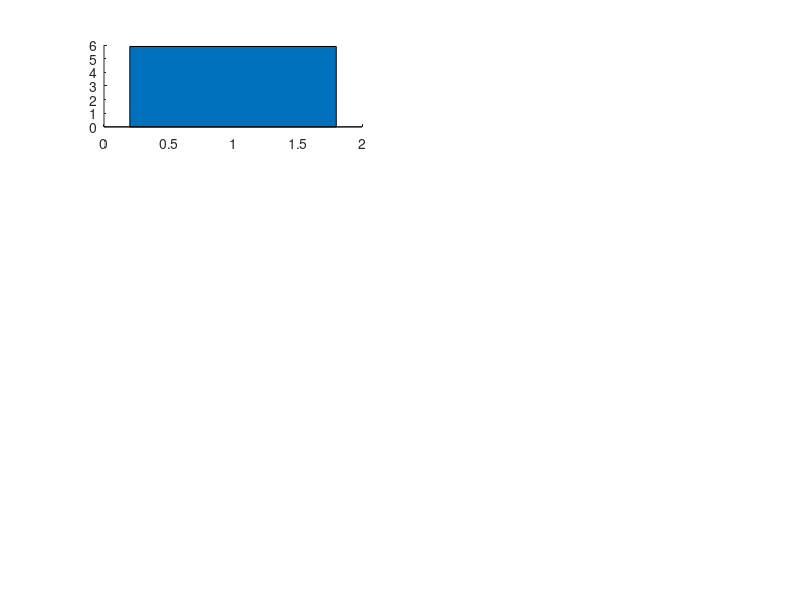

This figure's MATLAB source: (Note: this script raises an error after producing the figure.)

%%%%%%%%%%%%%%%%%%%%%%%%%%%%%%%%%%%%%%%%%%%%%%%%%%%%%%%%%%%%%%%%%%%%%
function [] = hybrid_plot_io_studies1and2;

cd('C:\matlab_files\fiance\parameter_recovery\beta_fixed_code\Model_fitting_hybrid_study');

addpath(genpath('C:\matlab_files\fiance\parameter_recovery\beta_fixed_code\Model_fitting_hybrid_study\plotSpread'));

%This version does not produce sensible results and there should be at
%least one error in the function that gets participant data. I've replaced
%this version with hybrid_plot_fit_studies1and2_ll.m

%hybrid_plot_fit_studies1and2.m Based on hybrid_plot_fit_studies1and2.m, modified to fit beta parameter
%and get log likelihood for the different "io-like" models.

%hybrid_plot_io_studies1and2.m Based on model_fitting_hybrid_study.m, this makes new figures of hybrid
%conditions, using newly debugged code that operates directly on the raw
%data. Hopefully these will be the figure-worthy ones in the end for the
%Communications Psychology revisions.

compute_data = 0;

if compute_data == 1;
    
    %set up a matrix to tell the program what to run
    %put them in order you'd like to see their plots appear
    %col1 -- 1: baseline pilot 1, 2: full pilot, 3: baseline, 4: full, 5: ratings, 6:squares, 7: timing
    %cols 2 and 3 -- 1 run continuous reward scheme for sub, obj
    %cols 4 and 5 -- 1 run 3-rank scheme for sub, obj
    run_studies = [ ...
        2 1 1 1 1; ...
        4 1 1 1 1; ...
        5 1 1 1 1; ...
        1 0 1 0 1; ...
        3 0 1 0 1; ...
        6 0 1 0 1; ...
        7 0 1 0 1; ...
        8 0 1 0 1;
        ];
    
    data.num_studies = numel(unique(run_studies(:,1)));
    data.run_studies = run_studies;
    
    for study = 1:data.num_studies;
        
        study_id = data.run_studies(study,1);
        
        data.study(study).study_id = study_id;
        
        %Now get data for every model requested
        clear models_pick
        models_pick = find(data.run_studies(study,2:end)==1);
        
        for model = 1:numel(models_pick);
            
            %identify model info based pn pick
            subjective_vals = 0;
            if models_pick(model) == 1 | models_pick(model) == 3;
                subjective_vals = 1;
            end;
            
            payoff_scheme = 0;
            if models_pick(model) == 1 | models_pick(model) == 2;
                payoff_scheme = 1;
            end;
            
            %now returns (preserving legacy variable names):
            %"mean ratings" which is actually 90*num_subs lists of phase 1 ratings
            %seq_vals, which is 6*8*num_subs lists of sequence values and
            %output, which is now 6*num_subs number of subject draws for each sequence
            [mean_ratings_all seq_vals_all output_all ranks_all] = ...
                get_sub_data( ...
                study_id, ...
                subjective_vals, ...
                payoff_scheme ...
                );
            
            %participant samples
            data.study(study).samples = output_all;
            data.study(study).ranks = ranks_all;
            
            %model metadata
            data.study(study).model(model).models_pick = models_pick(model);
            data.study(study).model(model).subjective_vals = subjective_vals;
            data.study(study).model(model).payoff_scheme = payoff_scheme;
            data.study(study).model(model).prior_vals = mean_ratings_all;
            data.study(study).model(model).seq_vals = seq_vals_all;
            
            %model samples, ranks, fitted parameter (beta) and log
            %likelihood (in fmodel-specific fields in data)
            disp('RUNNING MODEL NOW');
            data = fit_models(data);
            
        end;    %models loop
        
    end;    %loop through studies
    
    save('hybrid_plot_fit_results_v2.mat','data'); %takes a long time to run and I might want to skip to here and load data later
    
else
    
    load('hybrid_plot_fit_results_v1.mat','data'); %takes a long time to run and I might want to skip to here and load data later
    
end;    %Do I want to run all the models (can take a while or load pre-run file?

plot_results(data);


disp('audi5000')
%%%%%%%%%%%%%%%%%%%%%%%%%%%%%%%%%%%%%%%%%%%%%%%%%%%







%%%%%%%%%%%%%%%%%%%%%%%%%%%%%%%%%%%%%%%%%%%%%%%%%%%%%%%%%%%%%%%%%%%%%%%%%%%
function data = fit_models(data)

%Does model for whatever the last study and model saved in data was (so can be evoked
%in a loop through studies/models

fprintf('');

run_study = size(data.study,2); %which study to process?
run_model = size(data.study(run_study).model,2); %which model to process?


num_subs = size(data.study(run_study).model(run_model).seq_vals,3);
num_seqs = size(data.study(run_study).model(run_model).seq_vals,1);

%the only parameter is beta, with starting value equals no noise
%Starting value of beta is zero because exp(0) = 1, or no noise. We use
%exp(params) to ensure the beta enering softmax is always positive.
params = 0;

for subject = 1:num_subs;
    
    fprintf(' subject %d ,',subject);
    
    %get beta that yields best ll for this model and this subject
    [data.study(run_study).model(run_model).estimated_params(subject,:) ...
        ,  data.study(run_study).model(run_model).ll(subject,:) ...
        , exitflag, search_out] = ...
        fminsearch(  @(params) run_models( params, subject, data ), params);
    
    %get action values, samples and ranks for a model using best-fitting parameter
    data = ...
        get_model_performance( ...
        data.study(run_study).model(run_model).estimated_params(subject,:), ...
        subject, ...
        data ...
        );

end;    %loop through subjects

 fprintf('\n');
%%%%%%%%%%%%%%%%%%%%%%%%%%%%%%%%%%%%%%%%%%%%%%%%%%%%%%%%%%%%%%%%%%%%%%%%%%%


%%%%%%%%%%%%%%%%%%%%%%%%%%%%%%%%%%%%%%%%%%%%%%%%%%%%%%%%%%%%%%%%%%%%%%%%%%%
function data = get_model_performance(params,subject,data);

run_study = size(data.study,2); %which study to process?
run_model = size(data.study(run_study).model,2); %which model to process?

num_subs = size(data.study(run_study).model(run_model).seq_vals,3);
num_seqs = size(data.study(run_study).model(run_model).seq_vals,1);

clear prior;
prior.mu = mean(log(data.study(run_study).model(run_model).prior_vals(:,subject)+1));
prior.var = var(log(data.study(run_study).model(run_model).prior_vals(:,subject)+1));
if prior.var == 0;
    prior.var = eps;
end;
prior.kappa= 2;
prior.nu = 1;

b = exp(params);    %constrain b to be positive

for seq = 1:num_seqs;
    
    clear list choiceCont choiceStop difVal
    list.vals = log(data.study(run_study).model(run_model).seq_vals(seq,:,subject)+1);
    list.length = numel(list.vals);
    list.Cs = 0;
    list.payoff_scheme = data.study(run_study).model(run_model).payoff_scheme;
    list.flip = 1;
    
    [choiceStop, choiceCont, difVal] = analyzeSecretary_nick_2023a(prior,list);
    
    choiceValues = [choiceCont; choiceStop]';
    
    %I need number of draws for this subject and sequence to compare against model
    listDraws = data.study(run_study).samples(seq,subject);
    
    for drawi = 1 : size(list.vals,2);
        %cprob seqpos*choice(draw/stay)
        cprob(drawi, :) = exp(b*choiceValues(drawi, :))./sum(exp(b*choiceValues(drawi, :)));
    end;
    
     cprob(end,2) = Inf; %ensure stop choice on final sample.
     
      %ranks for this sequence
        dataList = tiedrank(list.vals);
        
        %Now get samples from uniform distribution
        test = rand(1000,size(list.vals,2));
        for iteration = 1:size(test,1);
            
            samples_this_test(iteration) = find(cprob(:,2)'>test(iteration,:),1,'first');
            ranks_this_test(iteration) = dataList( samples_this_test(iteration) );
            
        end;    %iterations

        data.study(run_study).model(run_model).samples(seq,subject) = round(mean(samples_this_test));
        data.study(run_study).model(run_model).ranks(seq,subject) = round(mean(ranks_this_test));
        data.study(run_study).model(run_model).ChoiceValues(:,:,seq,subject) = choiceValues;

end; %loop through sequences
%%%%%%%%%%%%%%%%%%%%%%%%%%%%%%%%%%%%%%%%%%%%%%%%%%%%%%%%%%%%%%%%%%%%%%%%%%%





%%%%%%%%%%%%%%%%%%%%%%%%%%%%%%%%%%%%%%%%%%%%%%%%%%%%%%%%%%%%%%%%%%%%%%%%%%%
function ll = run_models(params, subject, data);

run_study = size(data.study,2); %which study to process?
run_model = size(data.study(run_study).model,2); %which model to process?


num_subs = size(data.study(run_study).model(run_model).seq_vals,3);
num_seqs = size(data.study(run_study).model(run_model).seq_vals,1);

clear prior;
prior.mu = mean(log(data.study(run_study).model(run_model).prior_vals(:,subject)+1));
prior.var = var(log(data.study(run_study).model(run_model).prior_vals(:,subject)+1));
if prior.var == 0;
    prior.var = eps;
end;
prior.kappa= 2;
prior.nu = 1;

b = exp(params);    %constrain b to be positive

ll=0;
for seq = 1:num_seqs;
    
    clear list choiceCont choiceStop difVal
    list.vals = log(data.study(run_study).model(run_model).seq_vals(seq,:,subject)+1);
    list.length = numel(list.vals);
    list.Cs = 0;
    list.payoff_scheme = data.study(run_study).model(run_model).payoff_scheme;
    list.flip = 1;
    
    [choiceStop, choiceCont, difVal] = analyzeSecretary_nick_2023a(prior,list);
    
    choiceValues = [choiceCont; choiceStop]';
    
    %I need number of draws for this subject and sequence to compare against model
    listDraws = data.study(run_study).samples(seq,subject);
    
    for drawi = 1 : listDraws
        %cprob seqpos*choice(draw/stay)
        cprob(drawi, :) = exp(b*choiceValues(drawi, :))./sum(exp(b*choiceValues(drawi, :)));
    end;
    
    %Compute ll
    if listDraws == 1;  %If only one draw
        ll = ll - 0 - log(cprob(listDraws, 2)); %take the log of just the option decision probability
    else
        ll = ll - sum(log(cprob((1:listDraws-1), 1))) - log(cprob(listDraws, 2));
    end;
    
    if ll == Inf | ll == -Inf;
        fprintf('');
    end;

end;    %sequence loop
%%%%%%%%%%%%%%%%%%%%%%%%%%%%%%%%%%%%%%%%%%%%%%%%%%%%%%%%%%%%%%%%%%%%%%%%%%%







%%%%%%%%%%%%%%%%%%%%%%%%%%%%%%%%%%%%%%%%%%%%%%%%%%%%%%%%%%%%%%%%%%%%%%%%%%%#
function plot_results(data)

h1 = figure; set(gcf,'Color',[1 1 1]);  %samples
plot_colors = lines(6);

rows = ceil(data.num_studies/2);
cols = ceil(data.num_studies/rows);

for study = 1:data.num_studies;
    
    %samples
    figure(h1)
    subplot(rows,cols,study); hold on;
    
    x_axis_it = 1;
    
    %participants
    bar( x_axis_it, mean(mean(data.study(study).samples)), 'FaceAlpha',.1, 'FaceColor', plot_colors(1,:));
    plotSpread( mean(data.study(study).samples)' , 'xValues', x_axis_it, 'distributionColors',plot_colors(1,:) );
    
    %models
    num_models = size(data.study(study).model,2);
    for model = 1:num_models;
        
        x_axis_it = x_axis_it + 1;
        
        bar( x_axis_it, mean(mean(data.study(study).model(model).samples)), 'FaceAlpha',.1, 'FaceColor', plot_colors(data.study(study).model(model).models_pick+1,:));
        plotSpread( mean(data.study(study).model(model).samples)' , 'xValues', x_axis_it, 'distributionColors',plot_colors(data.study(study).model(model).models_pick+1,:) );
        
    end;    %loop through models
    
    
end;    %loop through studies
%%%%%%%%%%%%%%%%%%%%%%%%%%%%%%%%%%%%%%%%%%%%%%%%%%%%%%%%%%%%%%%%%%%%%%%%%%%







%%%%%%%%%%%%%%%%%%%%%%%%%%%%%%%%%%%%%%%%%%%%%%%%%%%%%%%%%%%%%%%%%%%%%%%%%%%
function [choiceStop, choiceCont, difVal] = analyzeSecretary_nick_2023a(dataPrior, list)
%minValue is repurposed to be 1 if continuous reward and otherwise if
%3-rank payoff

minValue = list.payoff_scheme;
params = [];
distOptions = 0;
% if norm(list.allVals(1:length(list.vals)) - list.vals) > 0
%     dataList = [list.vals; list.allVals(length(list.vals)+1:end)];
%     if dataList(1) == 1380
%         dataList(1) = 900;
%     end
%     fprintf('list mismatch\n');
% else
%     dataList = list.allVals;
% end

if list.flip == -1
    sampleSeries = -(dataList - mean(dataList)) + mean(dataList);
else
    %     sampleSeries = dataList;
    sampleSeries = list.vals;
end

% N = ceil(list.length - params*list.length/12);
% if N < length(list.vals)
%     N = length(list.vals);
% end

N = list.length;

prior.mu    = dataPrior.mu;
prior.kappa = dataPrior.kappa;
%
% if distOptions == 0
prior.sig   = dataPrior.var;
prior.nu    = dataPrior.nu;
% else
%     prior.sig   = dataPrior.mean;
%     prior.nu    = 1;
% end

%%% if not using ranks
%%% Cs = params(1)*prior.mu;

Cs = list.Cs;


[choiceStop, choiceCont, difVal, currentRnk] = computeSecretary(params, sampleSeries, prior, N, list, Cs, distOptions,minValue);
%%%%%%%%%%%%%%%%%%%%%%%%%%%%%%%%%%%%%%%%%%%%%%%%%%%%%%%%%%%%%%%%%%%%%%%%%%%



%%%%%%%%%%%%%%%%%%%%%%%%%%%%%%%%%%%%%%%%%%%%%%%%%%%%%%%%%%%%%%%%%%%%%%%%%%%
function [choiceStop, choiceCont, difVal, currentRnk] = computeSecretary(params, sampleSeries, priorProb, N, list, Cs, distOptions,minValue)

sdevs = 8;
dx = 2*sdevs*sqrt(priorProb.sig)/100;
x = ((priorProb.mu - sdevs*sqrt(priorProb.sig)) + dx : dx : ...
    (priorProb.mu + sdevs*sqrt(priorProb.sig)))';

Nchoices = length(list.vals);
%
% if list.optimize == 1
%     Nconsider = length(list.allVals);
% else
Nconsider = length(sampleSeries);
if Nconsider > N
    Nconsider = N;
end
% end

difVal = zeros(1, Nconsider);
choiceCont = zeros(1, Nconsider);
choiceStop = zeros(1, Nconsider);
currentRnk = zeros(1, Nconsider);

for ts = 1 : Nconsider
    
    [expectedStop, expectedCont] = rnkBackWardInduction(sampleSeries, ts, priorProb, N, x, Cs, distOptions,minValue);
    %     [expectedStop, expectedCont] = backWardInduction(sampleSeries, ts, priorProb, x, Cs);
    
    [rnkv, rnki] = sort(sampleSeries(1:ts), 'descend');
    z = find(rnki == ts);
    
    %     fprintf('sample %d rnk %d %.2f %.4f %.2f\n', ts, z, sampleSeries(ts), expectedStop(ts), expectedCont(ts));
    
    difVal(ts) = expectedCont(ts) - expectedStop(ts);
    
    choiceCont(ts) = expectedCont(ts);
    choiceStop(ts) = expectedStop(ts);
    
    currentRnk(ts) = z;
    
end
%%%%%%%%%%%%%%%%%%%%%%%%%%%%%%%%%%%%%%%%%%%%%%%%%%%%%%%%%%%%%%%%%%%%%%%%%%%





%%%%%%%%%%%%%%%%%%%%%%%%%%%%%%%%%%%%%%%%%%%%%%%%%%%%%%%%%%%%%%%%%%%%%%%%%%%
function [expectedStop, expectedCont, expectedUtility] = rnkBackWardInduction(sampleSeries, ts, priorProb, ...
    listLength, x, Cs, distOptions,minValue)

if minValue == 1
    
    payoff = sort(sampleSeries,'descend');
    
else
    
    %maxPayRank = 3;
    %payoff = [5 3 1 0 0 0 0 0 0 0 0 0 0 0 0 0 ];
    %I've taken the actual payments for the top three ranks .12 .08 .04,
    %mapped them from the scale of the full price range to 0 to 100, added 1 
    %and taken the log (as we did with the price options)
    payoff = log([1.0067    1.0045    1.0022]+1); 
    % % payoff = [1 0 0 0 0 0];
    
end;


N = listLength;
Nx = length(x);

% payoff = sort(sampleSeries,'descend')';
% payoff = [N:-1:1];
% payoff = (payoff-1)/(N-1);




% % % %bins
% temp = sort(sampleSeries,'descend')';
% % [dummy,payoff] = histc(temp, [minValue(1:end-1) Inf]);
% % nbins = size(minValue,2)-1;
% payoff = (payoff-1)/(nbins-1);

% %normalised rating value
% payoff = sort(sampleSeries,'descend')'; %assign actual values to payoff
% payoff = (payoff-0)/(minValue(end) - 0);    %normalise seq values between zero and 1 relative to maximally rated face




% payoff(find(payoff~=8))=0.0000000000000000000000000000000001;
% payoff(find(payoff==8))=100000000000000000000000000000;
%
% %bound values between zero and 1
% if numel(minValue) > 2;
% payoff = ((payoff-0)/((numel(minValue)-1)-0));
% end;
% payoff = payoff.^40;

maxPayRank = numel(payoff);
temp = [payoff zeros(1, 20)];
payoff = temp;


data.n  = ts;

% if ts > 0

if distOptions == 0
    data.sig = var(sampleSeries(1:ts));
    data.mu = mean(sampleSeries(1:ts));
    
else
    data.mu = mean(sampleSeries(1:ts));
    data.sig = data.mu;
end
% else
%     data.sig = priorProb.sig;
%     data.mu  = priorProb.mu;
% end

utCont  = zeros(length(x), 1);
utility = zeros(length(x), N);

if ts == 0
    ts = 1;
end

[rnkvl, rnki] = sort(sampleSeries(1:ts), 'descend');
z = find(rnki == ts);
rnki = z;

ties = 0;
if length(unique(sampleSeries(1:ts))) < ts
    ties = 1;
end

mxv = ts;
if mxv > maxPayRank
    mxv = maxPayRank;
end

rnkv = [Inf*ones(1,1); rnkvl(1:mxv)'; -Inf*ones(20, 1)];
%rnkv = [Inf*ones(1,1); rnkvl(1:mxv); -Inf*ones(20, 1)];

[postProb] = normInvChi(priorProb, data);
px = posteriorPredictive(x, postProb);
px = px/sum(px);

Fpx = cumsum(px);
cFpx = 1 - Fpx;

for ti = N : -1 : ts
    
    if ti == N
        utCont = -Inf*ones(Nx, 1);
    elseif ti == ts
        utCont = ones(Nx, 1)*sum(px.*utility(:, ti+1));
    else
        utCont = computeContinue(utility(:, ti+1), postProb, x, ti);
    end
    
    %%%% utility when rewarded for best 3, $5, $2, $1
    utStop = NaN*ones(Nx, 1);
    
    rd = N - ti; %%% remaining draws
    id = max([(ti - ts - 1) 0]); %%% intervening draws
    td = rd + id;
    ps = zeros(Nx, maxPayRank);
    
    for rk = 0 : maxPayRank-1
        
        pf = prod(td:-1:(td-(rk-1)))/factorial(rk);
        
        ps(:, rk+1) = pf*(Fpx.^(td-rk)).*((cFpx).^rk);
        
    end
    
    %     psi(:,1) = (Fpx.^(td));
    %     psi(:,2) = td*(Fpx.^(td-1)).*(cFpx);
    %     psi(:,3) = (td*(td-1)/2)*(Fpx.^(td-2)).*(cFpx.^2);
    
    for ri = 1 : maxPayRank+1
        
        z = find(x < rnkv(ri) & x >= rnkv(ri+1));
        utStop(z) = ps(z, 1:maxPayRank)*(payoff(1+(ri-1):maxPayRank+(ri-1))');
        
    end
    
    if sum(isnan(utStop)) > 0
        fprintf('Nan in utStop');
    end
    
    if ti == ts
        [zv, zi] = min(abs(x - sampleSeries(ts)));
        if zi + 1 > length(utStop)
            %             fprintf('accessing utStop at %d value x %.2f\n', zi, x);
            zi = length(utStop) - 1;
        end
        
        %         if rnki > 3 & utStop(zi+1) > 0.0001 & ties == 0
        % %             fprintf('expectedReward %.9f\n', utStop(zi+1));
        %         end
        
        utStop = utStop(zi+1)*ones(Nx, 1);
        
    end
    
    utCont = utCont - Cs;
    
    utility(:, ti)      = max([utStop utCont], [], 2);
    expectedUtility(ti) = px'*utility(:,ti);
    
    expectedStop(ti)    = px'*utStop;
    expectedCont(ti)    = px'*utCont;
    
    %     subplot(2,1,1);
    %     plot(x, utStop, x, utCont, x, utility(:, ti));
    %
    %     subplot(2,1,2);
    %     plot(x, Fpx);
    %
    %     fprintf('');
    
end
%%%%%%%%%%%%%%%%%%%%%%%%%%%%%%%%%%%%%%%%%%%%%%%%%%%%%%%%%%%%%%%%%%%%%%%%%%%





%%%%%%%%%%%%%%%%%%%%%%%%%%%%%%%%%%%%%%%%%%%%%%%%%%%%%%%%%%%%%%%%%%%%%%%%%%%
function utCont = computeContinue(utility, postProb0, x, ti)

postProb0.nu = ti-1;

utCont = zeros(length(x), 1);

% pspx = zeros(length(x), length(x));

expData.n   = 1;
expData.sig = 0;

for xi = 1 : length(x)
    
    expData.mu  = x(xi);
    
    postProb = normInvChi(postProb0, expData);
    spx = posteriorPredictive(x, postProb);
    spx = (spx/sum(spx));
    
    %     pspx(:, xi) = spx;
    
    utCont(xi) = spx'*utility;
    
end
%%%%%%%%%%%%%%%%%%%%%%%%%%%%%%%%%%%%%%%%%%%%%%%%%%%%%%%%%%%%%%%%%%%%%%%%%%%






%%%%%%%%%%%%%%%%%%%%%%%%%%%%%%%%%%%%%%%%%%%%%%%%%%%%%%%%%%%%%%%%%%%%%%%%%%%
function [postProb] = normInvChi(prior, data)

postProb.nu    = prior.nu + data.n;

postProb.kappa = prior.kappa + data.n;

postProb.mu    = (prior.kappa/postProb.kappa)*prior.mu + (data.n/postProb.kappa)*data.mu;

postProb.sig   = (prior.nu*prior.sig + (data.n-1)*data.sig + ...
    ((prior.kappa*data.n)/(postProb.kappa))*(data.mu - prior.mu).^2)/postProb.nu;

if data.n == 0
    postProb.sig = prior.sig;
end
%%%%%%%%%%%%%%%%%%%%%%%%%%%%%%%%%%%%%%%%%%%%%%%%%%%%%%%%%%%%%%%%%%%%%%%%%%%




%%%%%%%%%%%%%%%%%%%%%%%%%%%%%%%%%%%%%%%%%%%%%%%%%%%%%%%%%%%%%%%%%%%%%%%%%%%
function prob_y = posteriorPredictive(y, postProb)

tvar = (1 + postProb.kappa)*postProb.sig/postProb.kappa;

sy = (y - postProb.mu)./sqrt(tvar);

prob_y = tpdf(sy, postProb.nu);
%%%%%%%%%%%%%%%%%%%%%%%%%%%%%%%%%%%%%%%%%%%%%%%%%%%%%%%%%%%%%%%%%%%%%%%%%%%







%%%%%%%%%%%%%%%%%%%%%%%%%%%%%%%%%%%%%%%%%%%%%%%%%%%%%%%%%%%%%%%%%%%%%%%%%%%%%%%%%%%%%%%%%%%%%%%%%%%%%%%%%%%%%%%%%%%%%%%%
function [all_ratings seq_vals all_output seq_ranks] = get_sub_data(study, subjective_vals, payoff_scheme);

%initialise some things that may be changed below depending on study particulars.
%So some conditions (full pilot, full, ratings) have a preceding ratings
%phase that needs to be processed but other conditions don't
ratings_phase = 0;

%Some conditions (those where phase 2 is modelled after Costa & Averbeck:
%pilot baseline, baseline, squares, ratings, timing) have slightly
%differently formatted data. Part of this is that the columns have
%different names as shown here. But also these have two display screens per
%draw (as the participant views the option for fixed time, followed by
%response promot screen, while full and full pilot see option and make
%response on one screen). So I will create a switch header_format, which
%will be 1 (and so will access first header and will divide screen numbers
%by 2) or 2 (and so will access second header row#)
header_names{1} = {'ParticipantPrivateID','Correct','ScreenNumber','TrialNumber','Option1','Option2','Option3','Option4',	'Option5',	'Option6',	'Option7',	'Option8',	'Option9',	'Option10',	'Option11',	'Option12'};
header_names{2} = {'ParticipantPrivateID','Correct','ScreenNumber','TrialNumber','price1a','price2a','price3a','price4a',	'price5a',	'price6a',	'price7a',	'price8a',	'price9a',	'price10a',	'price11a',	'price12a'};
%initialise
header_format = 1;

%0 if header_format == 1, 2 if full pilot and 1 if full. This is determined
%by the string format of the options columns (containing all 12 prices used for the modeling).
%For some reason this varies in the raw data from study to study
option_chars = 0;



if study == 1;  %baseline pilot
    data_folder = 'pilot_baseline';
elseif study == 2;  %full pilot
    data_folder = 'pilot_full';
    ratings_phase = 1;
    header_format = 2;     option_chars = 2;
    %payoff_scheme = 1;
elseif study == 3;  %baseline
    data_folder = 'baseline';
elseif study == 4;  %full
    data_folder = 'full';
    ratings_phase = 1;
    header_format = 2;     option_chars = 1;
    %payoff_scheme = 1;
elseif study == 5;  %rating phase
    data_folder = 'rating_phase';
    ratings_phase = 1;
elseif study == 6;  %squares
    data_folder = 'squares';
elseif study == 7;  %timimg
    data_folder = 'timing';
elseif study == 8;  %payoff (stars)
    data_folder = 'payoff';
end;

%set correct headers for this study
sequence_file_headers = header_names{header_format};

%find available data
datafiles = dir( [data_folder filesep '*.csv'] );

%The studies differ in how many sequence files and whether there is a
%ratings file. I renamed the ratings file so it should always be last (the
%initial string ratings_ comes before data_).
num_sequence_files = size(datafiles,1); %assuming all files detected are sequence files

%get ratings data (if applicable)
warning('off'); %otherwise it complains about reformatting spaces in header names for every single file it opens
if ratings_phase == 1;  %if full pilot, full or rating phase
    
    ratings_data_temp = readtable([data_folder filesep datafiles(end).name]);
    ratings_data = ratings_data_temp(strcmp(ratings_data_temp.ZoneType,'response_slider_endValue'),{'ParticipantPrivateID','Response','phone_price'});
    
    num_sequence_files = num_sequence_files - 1;    %one of those the last one) was actually a ratings file
    
    %convert weird html strings in price column to proper numbers
    ratings_data.phone_price = cell2mat(cellfun(@(x) str2double(x(6:end-5)), ratings_data.phone_price , 'UniformOutput', false));
    
    %average the two ratings per subject
    group_vars = {'ParticipantPrivateID', 'phone_price'};
    mean_ratings = grpstats(ratings_data, group_vars, 'mean');
    
    
end;    %ratings phase?



%get sequence data
sequence_data_concatenated = [];
for file=1:num_sequence_files;
    
    phase2_temp = readtable([data_folder filesep datafiles(file).name]);
    phase2_data = phase2_temp(phase2_temp.Correct==1,sequence_file_headers);
    
    %standardise the header names
    phase2_data.Properties.VariableNames([5:16]) = header_names{1}(5:16);
    
    sequence_data_concatenated = [sequence_data_concatenated; phase2_data];
    
end;    %loop through sequence files


%average the number of draws over sequences per subject (all other important variables are between subs)
% mean_draws = grpstats(sequence_data_concatenated,"ParticipantPrivateID","mean","DataVars",["ScreenNumber"]);
all_output = reshape( ...
    sequence_data_concatenated.ScreenNumber, ...
    numel(unique(sequence_data_concatenated.TrialNumber)), ...
    numel(unique(sequence_data_concatenated.ParticipantPrivateID)) ...
    );
%If it's a condition that uses the Costa & Averbeck two screen format
%(option+response screens) then need to divide screen number by 2 to get
%correct number of drawn options.
if header_format == 1;
    all_output = all_output / 2;
end;

%reformat strings with £ signs in cells to be doubles
if option_chars ~= 2;   %if not full pilot (which already is in doubles for some reason.
    
    for trial = 1:size(sequence_data_concatenated,1);
        
        
        if option_chars == 1;
            
            sequence_data_concatenated.Option1{trial} = str2double(sequence_data_concatenated.Option1{trial}(2:end));
            sequence_data_concatenated.Option2{trial} = str2double(sequence_data_concatenated.Option2{trial}(2:end));
            sequence_data_concatenated.Option3{trial} = str2double(sequence_data_concatenated.Option3{trial}(2:end));
            sequence_data_concatenated.Option4{trial} = str2double(sequence_data_concatenated.Option4{trial}(2:end));
            sequence_data_concatenated.Option5{trial} = str2double(sequence_data_concatenated.Option5{trial}(2:end));
            sequence_data_concatenated.Option6{trial} = str2double(sequence_data_concatenated.Option6{trial}(2:end));
            sequence_data_concatenated.Option7{trial} = str2double(sequence_data_concatenated.Option7{trial}(2:end));
            sequence_data_concatenated.Option8{trial} = str2double(sequence_data_concatenated.Option8{trial}(2:end));
            sequence_data_concatenated.Option9{trial} = str2double(sequence_data_concatenated.Option9{trial}(2:end));
            sequence_data_concatenated.Option10{trial} = str2double(sequence_data_concatenated.Option10{trial}(2:end));
            sequence_data_concatenated.Option11{trial} = str2double(sequence_data_concatenated.Option11{trial}(2:end));
            sequence_data_concatenated.Option12{trial} = str2double(sequence_data_concatenated.Option12{trial}(2:end));
            
            
        else
            
            %Unless they're from full or full pilot conditions, which only have a £ imported, the option
            %strings have hidden <strong> tags to consider
            sequence_data_concatenated.Option1{trial} = str2double(sequence_data_concatenated.Option1{trial}(9:end-9));
            sequence_data_concatenated.Option2{trial} = str2double(sequence_data_concatenated.Option2{trial}(9:end-9));
            sequence_data_concatenated.Option3{trial} = str2double(sequence_data_concatenated.Option3{trial}(9:end-9));
            sequence_data_concatenated.Option4{trial} = str2double(sequence_data_concatenated.Option4{trial}(9:end-9));
            sequence_data_concatenated.Option5{trial} = str2double(sequence_data_concatenated.Option5{trial}(9:end-9));
            sequence_data_concatenated.Option6{trial} = str2double(sequence_data_concatenated.Option6{trial}(9:end-9));
            sequence_data_concatenated.Option7{trial} = str2double(sequence_data_concatenated.Option7{trial}(9:end-9));
            sequence_data_concatenated.Option8{trial} = str2double(sequence_data_concatenated.Option8{trial}(9:end-9));
            sequence_data_concatenated.Option9{trial} = str2double(sequence_data_concatenated.Option9{trial}(9:end-9));
            sequence_data_concatenated.Option10{trial} = str2double(sequence_data_concatenated.Option10{trial}(9:end-9));
            sequence_data_concatenated.Option11{trial} = str2double(sequence_data_concatenated.Option11{trial}(9:end-9));
            sequence_data_concatenated.Option12{trial} = str2double(sequence_data_concatenated.Option12{trial}(9:end-9));
            
        end;    %how are option values formatted
        
        
        
    end;    %loop through trials
    
    sequence_data_concatenated.Option1 = cell2mat(sequence_data_concatenated.Option1);
    sequence_data_concatenated.Option2 = cell2mat(sequence_data_concatenated.Option2);
    sequence_data_concatenated.Option3 = cell2mat(sequence_data_concatenated.Option3);
    sequence_data_concatenated.Option4 = cell2mat(sequence_data_concatenated.Option4);
    sequence_data_concatenated.Option5 = cell2mat(sequence_data_concatenated.Option5);
    sequence_data_concatenated.Option6 = cell2mat(sequence_data_concatenated.Option6);
    sequence_data_concatenated.Option7 = cell2mat(sequence_data_concatenated.Option7);
    sequence_data_concatenated.Option8 = cell2mat(sequence_data_concatenated.Option8);
    sequence_data_concatenated.Option9 = cell2mat(sequence_data_concatenated.Option9);
    sequence_data_concatenated.Option10 = cell2mat(sequence_data_concatenated.Option10);
    sequence_data_concatenated.Option11 = cell2mat(sequence_data_concatenated.Option11);
    sequence_data_concatenated.Option12 = cell2mat(sequence_data_concatenated.Option12);
    
end;    %if not full pilot and so requires formatting

%Time to loop through and process subs and sequences with models
subs = unique(sequence_data_concatenated.ParticipantPrivateID);
num_subs = numel(subs);
for subject = 1:num_subs
    
    disp(sprintf('Study id %d, subjective vals %d, payoff scheme %d, participant %d',study,subjective_vals,payoff_scheme, subs(subject)));
    
    
    %Get objective values for this subject
    array_Obj = table2array(sequence_data_concatenated(sequence_data_concatenated.ParticipantPrivateID==subs(subject),5:end));
    
    %loop through and get io peformance for each sequence
    for sequence = 1:size(array_Obj,1);
        
        if subjective_vals == 1;   %if subjective values
            
            %Loop through options and replace price values with corresponding ratings for each participant
            clear this_rating_data this_seq_Subj;
            this_rating_data = mean_ratings(mean_ratings.ParticipantPrivateID == subs(subject),:);
            for option=1:size(array_Obj,2);
                
                this_seq_Subj(1,option) = table2array(this_rating_data(this_rating_data.phone_price==array_Obj(sequence,option),'mean_Response'));
                
            end;    %loop through options
            
            all_ratings(:,subject) = this_rating_data.mean_Response; %to be returned by function
            seq_vals(sequence,:,subject) = this_seq_Subj; %to be returned by function
            
        else;    %if objective values
            
            %normalise prices vector and accumulate over subs(should be same every subject)
            clear temp_ratings temp_seq_vals
            %all participants have the same raw price distribution
            the_prices = 1.0e+03 *[0.3598    0.3838    0.4318    0.4320    0.4800    0.5040    0.5280    0.5518    0.5520    0.5710    0.5760    0.5910    0.6000 ...
                0.6240    0.6319    0.6320    0.6430    0.6461    0.6670    0.6740    0.6958    0.7150    0.7200    0.7230    0.7260    0.7360 ...
                0.7440    0.7458    0.7460    0.7470    0.7500    0.7680    0.7698    0.7790    0.7870    0.7920    0.7950    0.7960    0.7990 ...
                0.8000    0.8020    0.8110    0.8260    0.8350    0.8397    0.8430    0.8460    0.8640    0.8660    0.8700    0.8720    0.8760 ...
                0.8880    0.8940    0.9100    0.9120    0.9150    0.9180    0.9190    0.9240    0.9350    0.9420    0.9460    0.9900    1.0080 ...
                1.0320    1.0620    1.0660    1.0830    1.1140    1.1160    1.1230    1.1340    1.1400    1.1520    1.1550    1.1560    1.1880 ...
                1.2020    1.2250    1.2300    1.2500    1.2540    1.3200    1.3220    1.3450    1.6830    1.6920    1.7090    1.7640]';
            
            %         %transform values
            old_min = 1;
            old_max = max(the_prices);
            new_min=1;
            new_max = 100;
            
            %normalise raw price distribution (need for the models later)
            temp_Obj_ratings = (((new_max-new_min)*(the_prices - old_min))/(old_max-old_min))+new_min;
            temp_Obj_ratings = -(temp_Obj_ratings - 50) + 50;
            all_ratings(:,subject) = temp_Obj_ratings; %to be returned by function
            
            temp_Obj_vals = (((new_max-new_min)*(array_Obj(sequence,:) - old_min))/(old_max-old_min))+new_min;
            temp_Obj_vals = -(temp_Obj_vals - 50) + 50;
            
            seq_vals(sequence,:,subject) = temp_Obj_vals;   %to be returned by function
            
        end;    %objective or subjective values?
        
        %get ranks
        seq_ranks_temp = tiedrank(seq_vals(sequence,:,subject)')';
        seq_ranks(sequence,subject) = seq_ranks_temp(1,all_output(sequence,subject));
        
        
    end;    %Loop through sequences
end;    %Loop through subs
%%%%%%%%%%%%%%%%%%%%%%%%%%%%%%%%%%%%%%%%%%%%%%%%%%%%%%%%%%%%%%%%%%%%%%%%%%%%%%%%%%%%%%%%%%%%%%%%%%%%%%%%%%%%%%%%%%%%%%%%%%%%%%%%%



